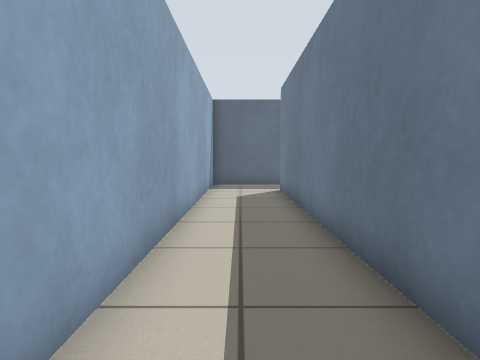
[1] (above)

20 first-person views from a walk through a world built for the Player/Stage simulator. The camera is 0.68 m above the floor, tilts 4° down and sees 70° across. Floor lines are 1 m apart. The floor is counted in squares, 0.5 m on a side. Each view is taken from the middle of a square. On the plan, view 1 faces up. The plan holds only what a view shows up to about 15 squares ahead; the rest is blank. Robots are left out.

[2]
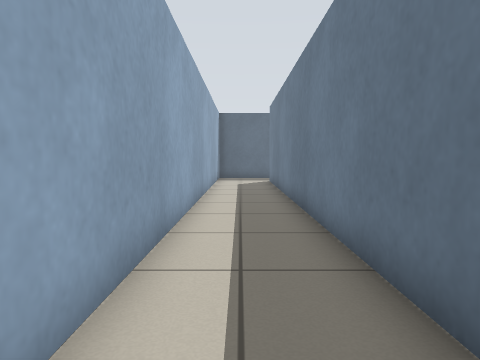

[3]
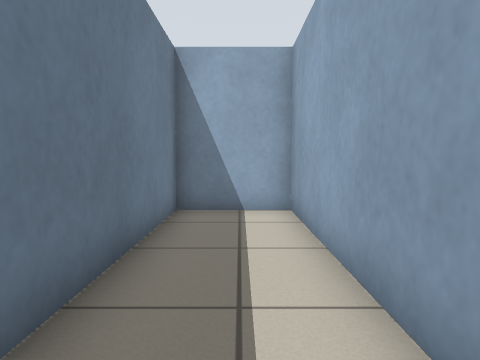

[4]
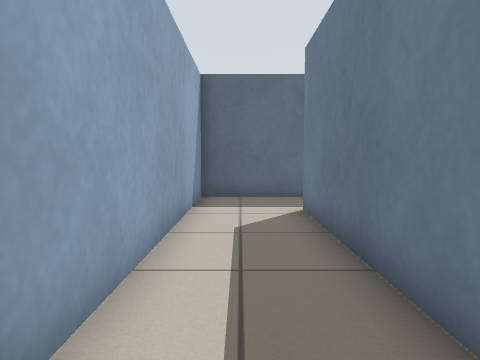

[5]
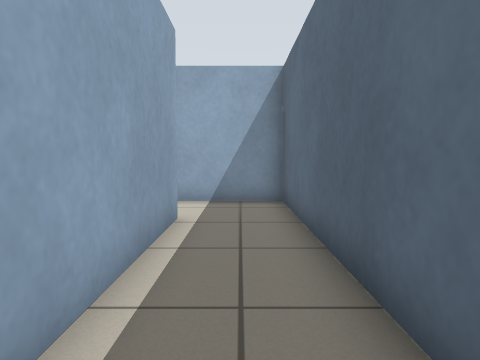

[6]
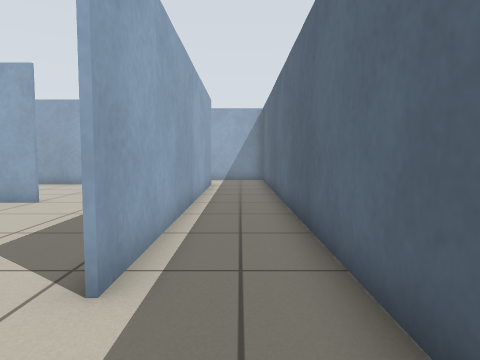

[7]
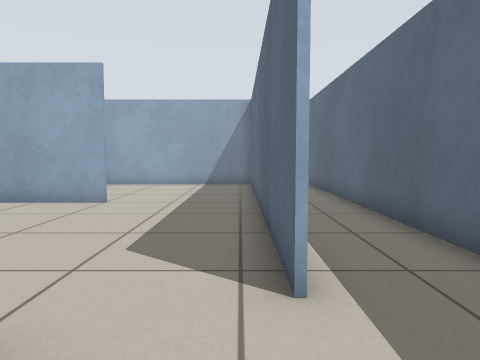

[8]
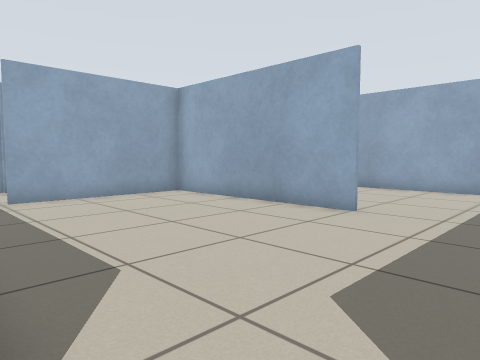

[9]
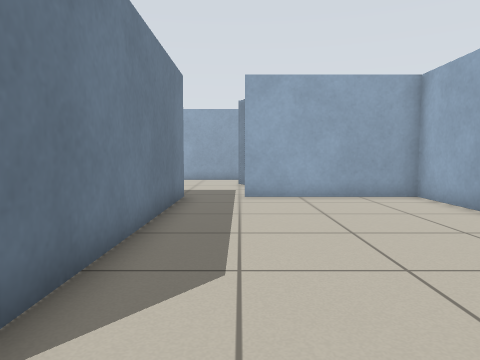

[10]
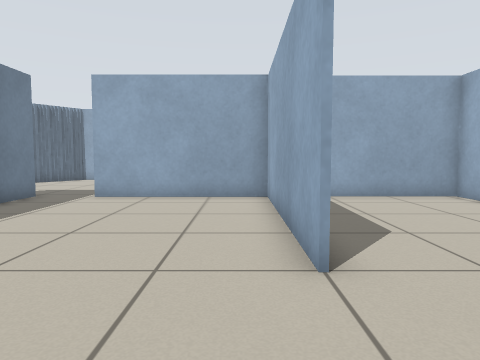

[11]
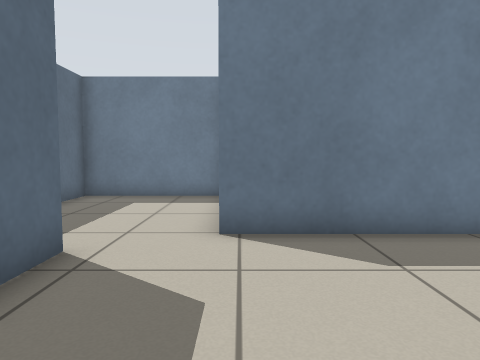

[12]
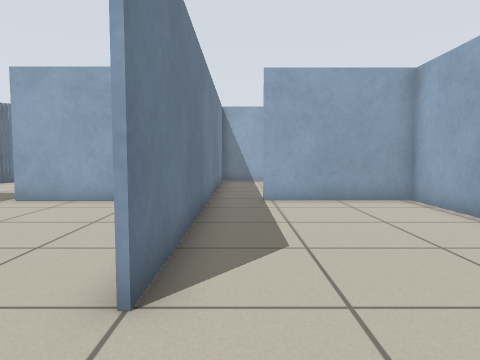

[13]
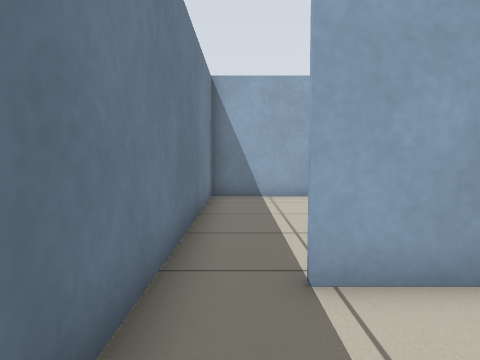

[14]
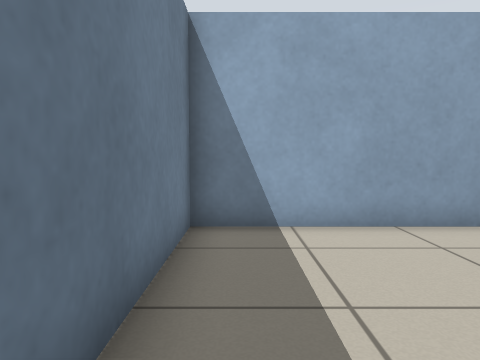

[15]
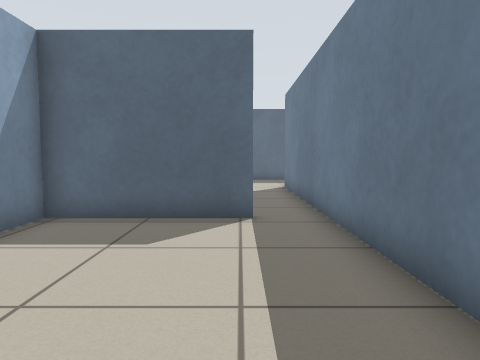

[16]
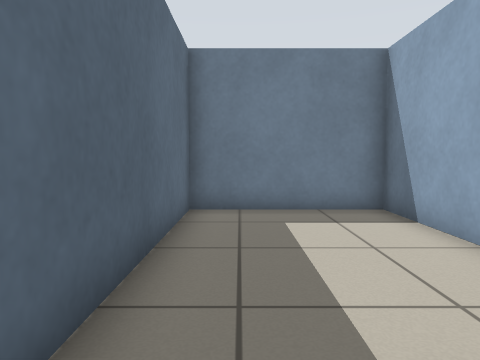

[17]
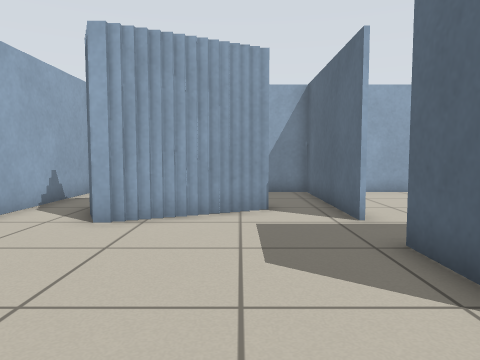

[18]
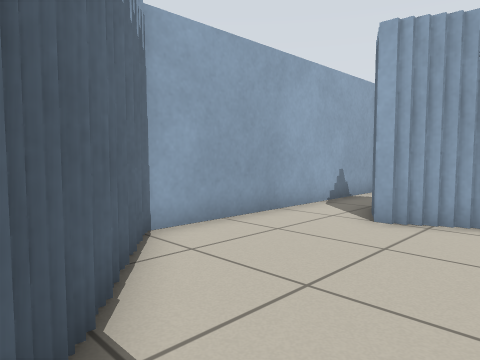

[19]
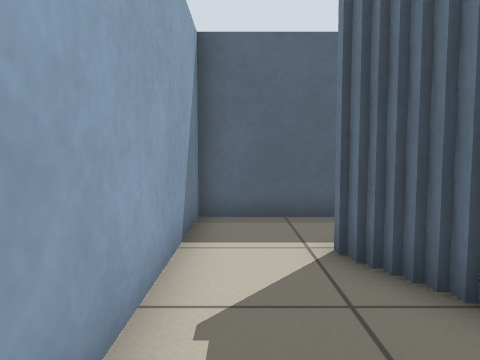

[20]
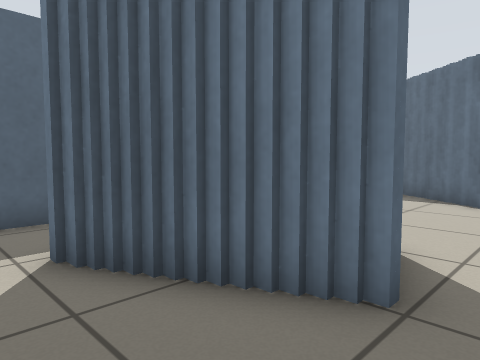

### Floor plan
Ten units are one square. View 1 is at (0, 0); x grows to the right and y downward. Boxes are objects, and circles mark ways between rooms. Rooms are numbered by the first view taken in them; rooms with no view inside come last. Other rooms are left out.
<svg viewBox="-18 -168 239 238">
<path fill="none" stroke="#000" d="M181 -114 216 -114 216 -163 -13 -163 -13 65 16 65 16 -136 149 -136M81 -91 81 -19M149 -135 85 -135M159 -15 159 -114M80 -15 139 -15M17 -105 17 -60M17 -45 17 0M85 -135 31 -135M80 -14 80 -91M16 -15 64 -15M24 65 80 65 80 -14M64 -15 16 -15M175 -15 159 -15M139 -15 80 -15M131 14 131 22M129 10 129 15M135 21 135 30M126 5 126 10M138 29 138 35M141 34 141 40M203 35 203 30M207 31 207 25M210 26 210 20M200 40 200 35M213 21 213 16M108 25 108 19M105 20 105 10M111 32 111 24M116 40 116 34M118 44 118 39M120 49 120 42M81 -19 81 48M84 65 180 65"/>
<circle cx="150" cy="-123" r="3" fill="#2a7"/>
<circle cx="80" cy="-115" r="3" fill="#2a7"/>
<circle cx="145" cy="-20" r="3" fill="#2a7"/>
<circle cx="70" cy="-10" r="3" fill="#2a7"/>
<text x="10" y="-90">1</text>
<text x="120" y="-80">2</text>
<text x="50" y="-80">3</text>
<text x="50" y="30">4</text>
<text x="160" y="0">5</text>
</svg>
Room 1 opens to room 2. Room 2 opens to room 3. Room 2 opens to room 5. Room 3 opens to room 4.

Where each view was taken, in squares from view 1:
view 1: 0 up, 0 right, facing up
view 2: 5 down, 0 right, facing up
view 3: 2 up, 0 right, facing down
view 4: 5 up, 0 right, facing up
view 5: 15 up, 9 right, facing left
view 6: 15 up, 18 right, facing left
view 7: 13 up, 18 right, facing left
view 8: 13 up, 16 right, facing down-left
view 9: 13 up, 14 right, facing down
view 10: 13 up, 9 right, facing down
view 11: 11 up, 10 right, facing right
view 12: 12 up, 7 right, facing down
view 13: 5 up, 7 right, facing down
view 14: 0 up, 7 right, facing down
view 15: 6 down, 6 right, facing up
view 16: 15 up, 13 right, facing right
view 17: 1 down, 21 right, facing left
view 18: 1 down, 21 right, facing down-left
view 19: 6 down, 9 right, facing up
view 20: 6 down, 9 right, facing up-right
